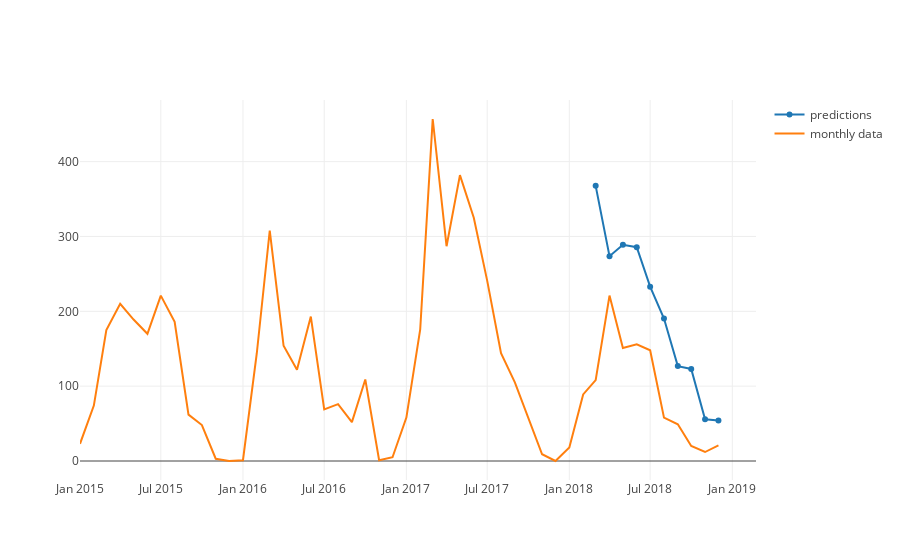

Source (notebook cell):
### Code cell
tc_preds = go.Scatter(x=results.ds.dt.date  , y=results.yhat.values,name='predictions')
iplot([tc_preds,trace_monthly])

### Figure 1 — Plotly figure (JSON) as saved in the notebook; plotly's stock layout.template omitted (floating-point values rounded to 4 significant figures)
{"data": [{"name": "predictions", "type": "scatter", "uid": "1818f300-5817-4c0f-af51-403a094f854f", "x": ["2018-03-01", "2018-04-01", "2018-05-01", "2018-06-01", "2018-07-01", "2018-08-01", "2018-09-01", "2018-10-01", "2018-11-01", "2018-12-01"], "y": [367.7, 273.7, 289.0, 285.7, 233.0, 190.4, 126.8, 123.1, 55.86, 54.2]}, {"name": "monthly data", "type": "scatter", "uid": "8d6128a7-20c6-4232-ade6-d83980ec0059", "x": ["2015-01-01", "2015-02-01", "2015-03-01", "2015-04-01", "2015-05-01", "2015-06-01", "2015-07-01", "2015-08-01", "2015-09-01", "2015-10-01", "2015-11-01", "2015-12-01", "2016-01-01", "2016-02-01", "2016-03-01", "2016-04-01", "2016-05-01", "2016-06-01", "2016-07-01", "2016-08-01", "2016-09-01", "2016-10-01", "2016-11-01", "2016-12-01", "2017-01-01", "2017-02-01", "2017-03-01", "2017-04-01", "2017-05-01", "2017-06-01", "2017-07-01", "2017-08-01", "2017-09-01", "2017-10-01", "2017-11-01", "2017-12-01", "2018-01-01", "2018-02-01", "2018-03-01", "2018-04-01", "2018-05-01", "2018-06-01", "2018-07-01", "2018-08-01", "2018-09-01", "2018-10-01", "2018-11-01", "2018-12-01"], "y": [23, 74, 175, 210, 189, 170, 221, 186, 62, 48, 3, 0, 1, 144, 308, 154, 122, 193, 69, 76, 52, 109, 1, 5, 58, 176, 457, 287, 382, 325, 241, 144, 105, 59, 9, 0, 18, 89, 108, 221, 151, 156, 148, 58, 49, 20, 12, 21]}], "layout": {"autosize": true, "xaxis": {"autorange": true, "range": ["2015-01-01", "2019-02-22 04:56:57.3785"], "type": "date"}, "yaxis": {"autorange": true, "range": [-25.39, 482.4], "type": "linear"}}}
